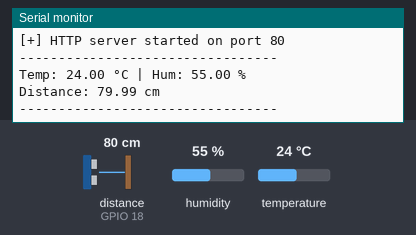
The sketch below on a simulated ESP32. Parts: the last lines printed to the serial monitor. Wiring (inferred from the names in the program): ultrasonic range finder: trigger GPIO 5; echo GPIO 18. Inputs (shaded band) come from the test bench; at power-on: distance to the obstacle (sensor on GPIO 18) 80 cm, humidity 55 %, temperature 24 °C. The echo pulse lasts 58.3 µs per cm; WiFi joins after 1.5 s; servers stay silent unless stated.

Above: at 2.7 s.
2.8 s: distance to the obstacle (sensor on GPIO 18) set to 2 cm
At 4.2 s:
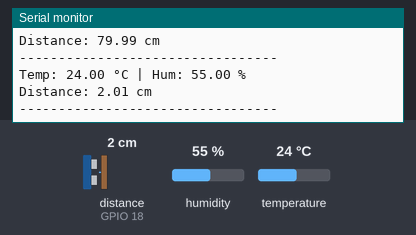
4.3 s: humidity set to 22 %
5.8 s: temperature set to 12 °C
At 7.0 s:
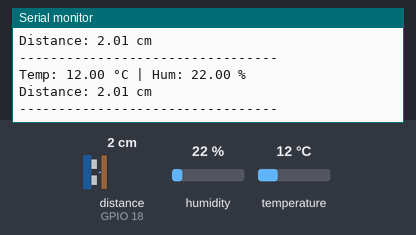
7.3 s: distance to the obstacle (sensor on GPIO 18) set to 4 cm
At 8.6 s:
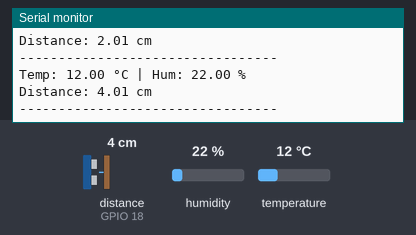
8.8 s: humidity set to 40 %
At 10.4 s:
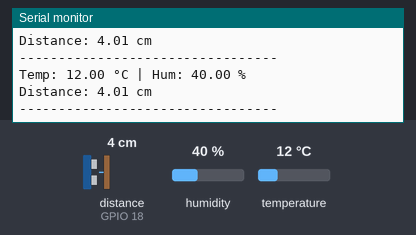
Timing chart, 0 to 11.3 s (numbered marks = the images above; inputs shaded):
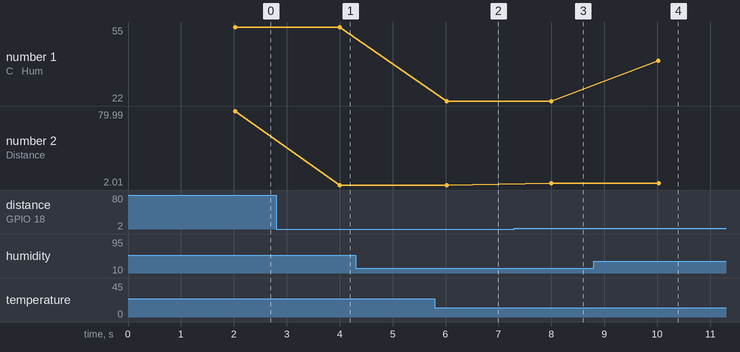

The sketch:

esp32_sensor_webserver.ino
```cpp
/*
 * =========================================================================
 * ESP32 Web Server: HC-SR04 Ultrasonic & DHT11 Sensor System
 *
 * Features:
 *  - Serves real-time JSON API at /data (CORS enabled for external web pages)
 *  - Serves complete web dashboard directly at http://<ESP32_IP>/
 *  - Non-blocking sensor reading (no delay() freezing the web server)
 *
 * Wiring:
 *  - DHT11 Data Pin -> GPIO 4
 *  - HC-SR04 TRIG   -> GPIO 5
 *  - HC-SR04 ECHO   -> GPIO 18
 * =========================================================================
 */

#include <WiFi.h>
#include <WebServer.h>
#include <DHT.h>

// --------------------------------------------------
// Wi-Fi Credentials (CHANGE THESE TO MATCH YOUR NETWORK)
// --------------------------------------------------
const char* ssid     = "YOUR_WIFI_SSID";
const char* password = "YOUR_WIFI_PASSWORD";

// --------------------------------------------------
// Pin Configurations (Matching your setup)
// --------------------------------------------------
#define DHT_PIN 4
#define DHT_TYPE DHT11

#define TRIG_PIN 5
#define ECHO_PIN 18

// Initialize Sensors & Server
DHT dht(DHT_PIN, DHT_TYPE);
WebServer server(80);

// Global Variables to store readings
float temperature = 0.0;
float humidity    = 0.0;
float distance    = 0.0;
bool dhtError     = false;

// Timing interval (Non-blocking: reads sensors every 2000 ms)
unsigned long previousMillis = 0;
const long readInterval = 2000;

// --------------------------------------------------
// Embedded Web Page (Served directly from ESP32 Flash)
// --------------------------------------------------
const char INDEX_HTML[] PROGMEM = R"rawliteral(
<!DOCTYPE html>
<html lang="en">
<head>
  <meta charset="UTF-8">
  <meta name="viewport" content="width=device-width, initial-scale=1.0">
  <title>ESP32 Sensor Monitor</title>
  <style>
    :root {
      --bg: #0b0f19; --card: #17223b; --border: #243456;
      --text: #f1f5f9; --muted: #94a3b8;
    }
    * { margin:0; padding:0; box-sizing:border-box; font-family:-apple-system, BlinkMacSystemFont, "Segoe UI", Roboto, sans-serif; }
    body { background: var(--bg); color: var(--text); padding: 20px; display: flex; justify-content: center; }
    .container { width: 100%; max-width: 900px; display: flex; flex-direction: column; gap: 20px; }
    header { background: #131b2e; border: 1px solid var(--border); padding: 20px; border-radius: 14px; display: flex; justify-content: space-between; align-items: center; }
    h1 { font-size: 1.3rem; }
    .badge { display: inline-flex; align-items: center; gap: 6px; padding: 4px 12px; border-radius: 20px; font-size: 0.8rem; background: rgba(16,185,129,0.15); color: #34d399; }
    .dot { width: 8px; height: 8px; border-radius: 50%; background: #10b981; }
    .grid { display: grid; grid-template-columns: repeat(auto-fit, minmax(240px, 1fr)); gap: 16px; }
    .card { background: var(--card); border: 1px solid var(--border); border-radius: 14px; padding: 20px; position: relative; overflow: hidden; }
    .card::before { content:''; position:absolute; top:0; left:0; width:100%; height:4px; }
    .card-temp::before { background: #f97316; }
    .card-hum::before { background: #06b6d4; }
    .card-dist::before { background: #10b981; }
    .card-title { font-size: 0.85rem; color: var(--muted); text-transform: uppercase; letter-spacing: 0.05em; margin-bottom: 12px; }
    .card-val { font-size: 2.8rem; font-weight: 700; font-family: monospace; display: flex; align-items: baseline; gap: 6px; }
    .card-val span { font-size: 1.2rem; color: var(--muted); font-weight: 400; }
    .progress-bg { height: 6px; background: rgba(0,0,0,0.3); border-radius: 3px; margin: 16px 0 10px 0; overflow: hidden; }
    .progress-bar { height: 100%; transition: width 0.3s; }
    .bar-temp { background: linear-gradient(90deg, #f97316, #ef4444); }
    .bar-hum { background: linear-gradient(90deg, #06b6d4, #3b82f6); }
    .bar-dist { background: linear-gradient(90deg, #10b981, #06b6d4); }
    .sub-text { font-size: 0.8rem; color: var(--muted); }
    .tag { display: inline-block; padding: 3px 8px; border-radius: 4px; font-size: 0.75rem; font-weight: 600; margin-top: 6px; }
    .tag-danger { background: rgba(239,68,68,0.2); color: #f87171; }
    .tag-warning { background: rgba(245,158,11,0.2); color: #fbbf24; }
    .tag-safe { background: rgba(16,185,129,0.2); color: #34d399; }
    footer { font-size: 0.8rem; color: var(--muted); text-align: center; margin-top: 10px; }
  </style>
</head>
<body>
  <div class="container">
    <header>
      <div>
        <h1>ESP32 Live Sensor Monitor</h1>
        <p style="font-size:0.8rem; color:#94a3b8; margin-top:4px;">DHT11 + HC-SR04 Ultrasonic</p>
      </div>
      <div class="badge"><span class="dot"></span> Online</div>
    </header>

    <div class="grid">
      <!-- Temperature -->
      <div class="card card-temp">
        <div class="card-title">Temperature (DHT11)</div>
        <div class="card-val"><span id="temp">--</span><span>°C</span></div>
        <div class="progress-bg"><div id="tempBar" class="progress-bar bar-temp" style="width:0%"></div></div>
        <div class="sub-text">Status: <strong id="tempStatus">Normal</strong></div>
      </div>

      <!-- Humidity -->
      <div class="card card-hum">
        <div class="card-title">Humidity (DHT11)</div>
        <div class="card-val"><span id="hum">--</span><span>%</span></div>
        <div class="progress-bg"><div id="humBar" class="progress-bar bar-hum" style="width:0%"></div></div>
        <div class="sub-text">Comfort: <strong id="humStatus">--</strong></div>
      </div>

      <!-- Ultrasonic Distance -->
      <div class="card card-dist">
        <div class="card-title">Distance (HC-SR04)</div>
        <div class="card-val"><span id="dist">--</span><span>cm</span></div>
        <div class="progress-bg"><div id="distBar" class="progress-bar bar-dist" style="width:0%"></div></div>
        <div id="distAlert"><span class="tag tag-safe">Safe Distance</span></div>
      </div>
    </div>

    <footer>
      Last updated: <span id="time">--</span> &bull; Auto-refreshing every 2s
    </footer>
  </div>

  <script>
    async function updateData() {
      try {
        const res = await fetch('/data');
        if (!res.ok) return;
        const d = await res.json();

        // Update Temperature
        if (d.temperature !== null) {
          document.getElementById('temp').innerText = d.temperature.toFixed(1);
          document.getElementById('tempBar').style.width = Math.min(100, Math.max(0, (d.temperature / 50) * 100)) + '%';
          document.getElementById('tempStatus').innerText = d.temperature > 32 ? 'High' : (d.temperature < 18 ? 'Cool' : 'Optimal');
        }

        // Update Humidity
        if (d.humidity !== null) {
          document.getElementById('hum').innerText = Math.round(d.humidity);
          document.getElementById('humBar').style.width = Math.min(100, Math.max(0, d.humidity)) + '%';
          document.getElementById('humStatus').innerText = d.humidity > 60 ? 'Humid' : (d.humidity < 30 ? 'Dry' : 'Comfortable');
        }

        // Update Distance
        if (d.distance !== null && d.distance > 0) {
          document.getElementById('dist').innerText = d.distance.toFixed(1);
          document.getElementById('distBar').style.width = Math.min(100, Math.max(0, (d.distance / 150) * 100)) + '%';

          let alertHtml = '';
          if (d.distance < 10) {
            alertHtml = '<span class="tag tag-danger">CRITICAL: Close (< 10cm)</span>';
          } else if (d.distance < 30) {
            alertHtml = '<span class="tag tag-warning">WARNING: Nearby (< 30cm)</span>';
          } else {
            alertHtml = '<span class="tag tag-safe">CLEAR (> 30cm)</span>';
          }
          document.getElementById('distAlert').innerHTML = alertHtml;
        } else {
          document.getElementById('dist').innerText = 'Out';
          document.getElementById('distBar').style.width = '0%';
          document.getElementById('distAlert').innerHTML = '<span class="tag">Out of range</span>';
        }

        document.getElementById('time').innerText = new Date().toLocaleTimeString();
      } catch (e) {
        console.error("Fetch error:", e);
      }
    }

    setInterval(updateData, 2000);
    updateData();
  </script>
</body>
</html>
)rawliteral";

// --------------------------------------------------
// Read Ultrasonic Distance Helper
// --------------------------------------------------
float readUltrasonicDistance() {
  digitalWrite(TRIG_PIN, LOW);
  delayMicroseconds(2);

  digitalWrite(TRIG_PIN, HIGH);
  delayMicroseconds(10);
  digitalWrite(TRIG_PIN, LOW);

  long duration = pulseIn(ECHO_PIN, HIGH, 30000); // 30ms timeout (max ~5 meters)
  if (duration == 0) {
    return -1.0; // Out of range or no echo
  }
  return (duration * 0.0343) / 2.0;
}

// --------------------------------------------------
// HTTP Handler: Root (Serves Web Dashboard)
// --------------------------------------------------
void handleRoot() {
  server.send(200, "text/html", INDEX_HTML);
}

// --------------------------------------------------
// HTTP Handler: /data (JSON REST API with CORS)
// --------------------------------------------------
void handleData() {
  // Allow requests from any origin (e.g. index.html running locally on PC)
  server.sendHeader("Access-Control-Allow-Origin", "*");
  server.sendHeader("Access-Control-Allow-Methods", "GET, OPTIONS");
  server.sendHeader("Access-Control-Allow-Headers", "*");

  String json = "{";

  if (dhtError) {
    json += "\"temperature\": null, \"humidity\": null, ";
  } else {
    json += "\"temperature\": " + String(temperature, 1) + ", ";
    json += "\"humidity\": " + String(humidity, 1) + ", ";
  }

  if (distance < 0) {
    json += "\"distance\": null";
  } else {
    json += "\"distance\": " + String(distance, 1);
  }

  json += "}";

  server.send(200, "application/json", json);
}

// --------------------------------------------------
// Setup
// --------------------------------------------------
void setup() {
  Serial.begin(115200);

  // Initialize DHT
  dht.begin();

  // Initialize Ultrasonic Pins
  pinMode(TRIG_PIN, OUTPUT);
  pinMode(ECHO_PIN, INPUT);
  digitalWrite(TRIG_PIN, LOW);

  Serial.println();
  Serial.println("=================================");
  Serial.println(" ESP32 SENSOR WEB SERVER");
  Serial.println("=================================");

  // Connect to Wi-Fi
  Serial.print("Connecting to Wi-Fi: ");
  Serial.println(ssid);
  WiFi.mode(WIFI_STA);
  WiFi.begin(ssid, password);

  int attempts = 0;
  while (WiFi.status() != WL_CONNECTED && attempts < 25) {
    delay(500);
    Serial.print(".");
    attempts++;
  }

  if (WiFi.status() == WL_CONNECTED) {
    Serial.println("\n[+] Wi-Fi Connected!");
    Serial.print("[+] ESP32 IP Address: http://");
    Serial.println(WiFi.localIP());
    Serial.println("[+] Open the link above in any browser on your network!");
  } else {
    Serial.println("\n[-] Wi-Fi connection timed out. Please check SSID & Password.");
    Serial.println("    You can still test offline or setup Access Point mode.");
  }

  // Define HTTP routes
  server.on("/", HTTP_GET, handleRoot);
  server.on("/data", HTTP_GET, handleData);

  // Start HTTP server
  server.begin();
  Serial.println("[+] HTTP server started on port 80");
  Serial.println("---------------------------------");
}

// --------------------------------------------------
// Main Loop
// --------------------------------------------------
void loop() {
  // Always handle incoming web client requests immediately
  server.handleClient();

  // Non-blocking sensor reading every 2 seconds
  unsigned long currentMillis = millis();
  if (currentMillis - previousMillis >= readInterval) {
    previousMillis = currentMillis;

    // 1. Read DHT11
    float h = dht.readHumidity();
    float t = dht.readTemperature();

    if (isnan(h) || isnan(t)) {
      dhtError = true;
      Serial.println("[!] ERROR: Failed to read DHT11");
    } else {
      dhtError = false;
      humidity = h;
      temperature = t;
      Serial.print("Temp: ");
      Serial.print(temperature);
      Serial.print(" °C | Hum: ");
      Serial.print(humidity);
      Serial.println(" %");
    }

    // 2. Read HC-SR04
    distance = readUltrasonicDistance();
    if (distance < 0) {
      Serial.println("Distance: Out of range / No echo");
    } else {
      Serial.print("Distance: ");
      Serial.print(distance);
      Serial.println(" cm");
    }

    Serial.println("---------------------------------");
  }
}
```

Measured:
- after the input at 2.8 s, the serial monitor: prints a new line after 1.2 s (image 1)
- after the input at 5.8 s, the serial monitor: prints a new line after 0.22 s (image 2)
- after the input at 7.3 s, the serial monitor: prints a new line after 0.70 s (image 3)
- after the input at 8.8 s, the serial monitor: prints a new line after 1.2 s (image 4)
- plotted number 1: 22 → 40 after the input at 8.8 s
- plotted number 2: 79.99 → 2.01 after the input at 2.8 s, 2.01 → 4.01 after the input at 7.3 s
